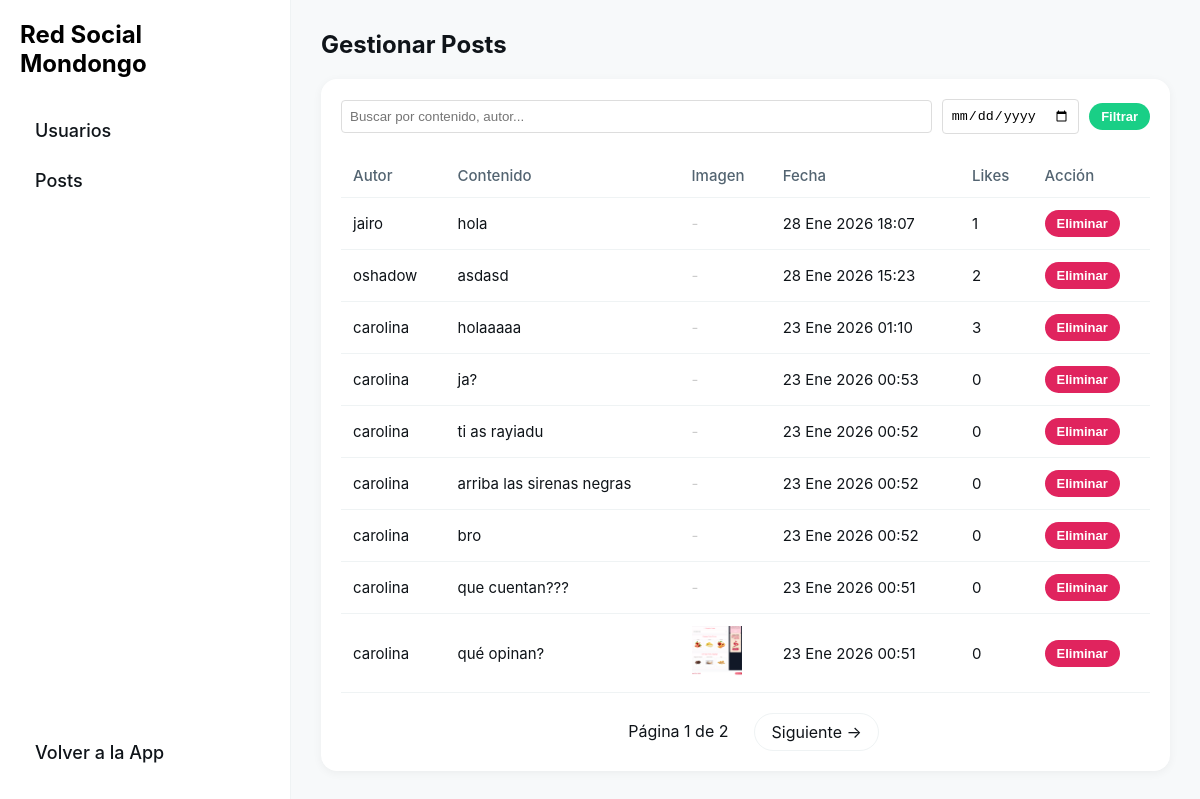
Before: /mondongo/posteos/ (signed in) with the older database file.
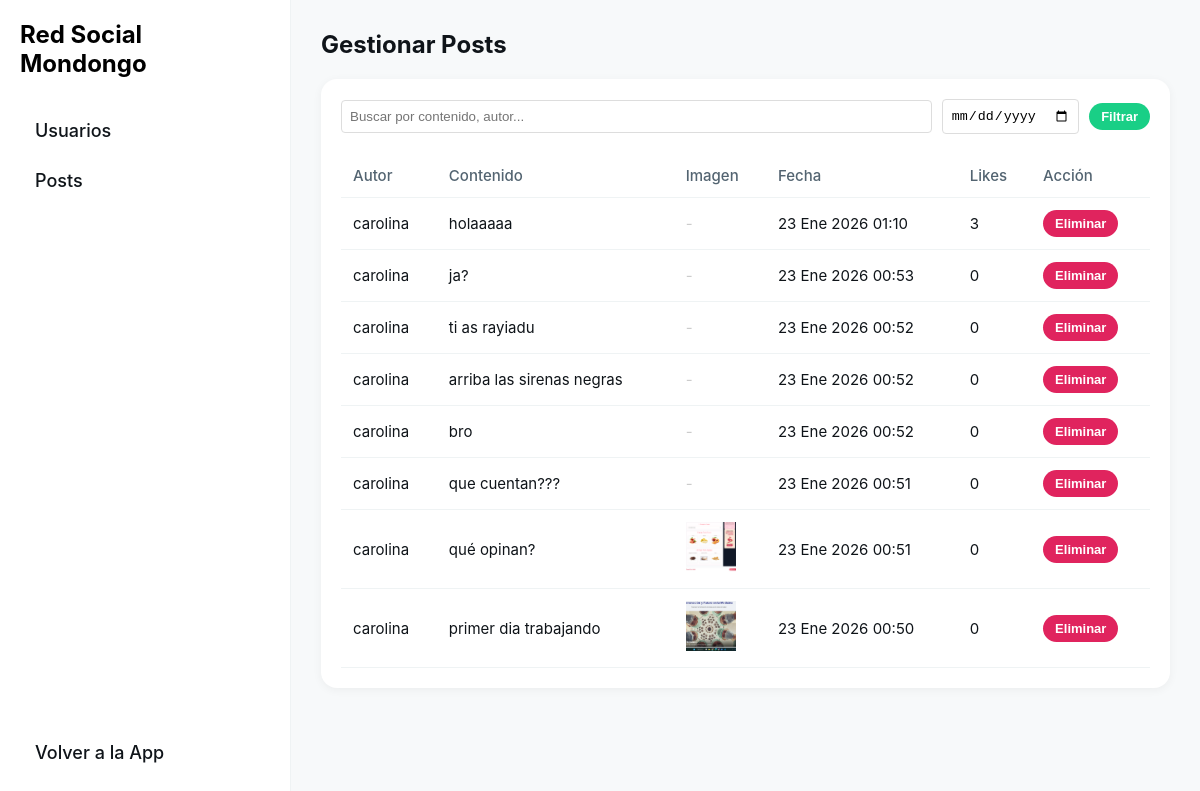
After: the same page with the newer database file.
### posts/models.py (models this page shows, shortened)
class Post(models.Model):
    author = models.ForeignKey(Profile, on_delete=models.CASCADE)
    content = models.TextField()
    image = models.ImageField(upload_to='posts/', null=True, blank=True)
    created_at = models.DateTimeField(auto_now_add=True)
    def likes_count(self):
        return self.reactions.filter(type='like').count()

### accounts/models.py (models this page shows, shortened)
class Profile(models.Model):
    user = models.OneToOneField(User, on_delete=models.CASCADE)
    bio = models.TextField(blank=True, null=True)
    avatar = models.ImageField(upload_to='avatars/', blank=True, null=True)
    birth_date = models.DateField(blank=True, null=True)

### mondongo/views.py (the view)
# urls.py: path('posteos/', PostListView.as_view(), name='mondongo_post_list'),
class PostListView(AdminRequiredMixin, ListView):
    model = Post
    template_name = 'mondongo/post_list.html'
    context_object_name = 'posts'
    paginate_by = 9
    ordering = ['-created_at']
    def get_queryset(self):
        queryset = super().get_queryset()
        q = self.request.GET.get('q')
        if q:
            queryset = queryset.filter(
                Q(content__icontains=q) |
                Q(author__user__username__icontains=q)
            )
        date = self.request.GET.get('date')
        if date:
            queryset = queryset.filter(created_at__date=date)
        return queryset

### mondongo/views.py (called while the page is built)
    def test_func(self):
        return self.request.user.is_superuser or self.request.user.is_staff

### mondongo/templates/mondongo/post_list.html (shortened to what this page needs)
{% extends 'mondongo/base.html' %}
{% block header %}Gestionar Posts{% endblock %}
{% block content %}
<div class="card">
  <div
    style="
      margin-bottom: 20px;
      display: flex;
      justify-content: space-between;
      align-items: center;
    "
  >
    <form
      method="get"
      style="display: flex; gap: 10px; align-items: center; width: 100%"
    >
      <input
        type="text"
        name="q"
        placeholder="Buscar por contenido, autor..."
        value="{{ request.GET.q|default:'' }}"
        style="
          padding: 8px;
          border: 1px solid #ddd;
          border-radius: 4px;
          flex: 1;
        "
      />
      <input
        type="date"
        name="date"
        value="{{ request.GET.date|default:'' }}"
        style="padding: 8px; border: 1px solid #ddd; border-radius: 4px"
        title="Filtrar por fecha"
      />
      <button type="submit" class="btn-action btn-success">Filtrar</button>
    </form>
  </div>
  <table>
    <thead>
      <tr>
        <th>Autor</th>
        <th>Contenido</th>
        <th>Imagen</th>
        <th>Fecha</th>
        <th>Likes</th>
        <th>Acción</th>
      </tr>
    </thead>
    <tbody>
      {% for post in posts %}
      <tr>
        <td>{{ post.author.user.username }}</td>
        <td>{{ post.content|truncatechars:50 }}</td>
        <td>
          {% if post.image %}
          <img
            src="{{ post.image.url }}"
            alt=""
            style="width: 50px; height: 50px; object-fit: cover"
          />
          {% else %}
          <span style="color: #ccc">-</span>
          {% endif %}
        </td>
        <td>{{ post.created_at|date:"d M Y H:i" }}</td>
        <td>{{ post.likes_count }}</td>
        <td>
          <form
            action="{% url 'mondongo_post_delete' post.pk %}"
            method="post"
            style="display: inline"
          >
            <button
              type="submit"
              class="btn-action btn-danger"
              onclick="
                return confirm(
                  '¿Estás seguro de eliminar este post permanentemente?',
                );
              "
            >
              Eliminar
            </button>
          </form>
        </td>
      </tr>
      {% empty %}
      <tr>
        <td colspan="6" style="text-align: center; padding: 20px">
          No hay posts.
        </td>
      </tr>
      {% endfor %}
    </tbody>
  </table>
  {% if is_paginated %}
  <div class="pagination">
    <span style="padding: 8px 16px"
      >Página {{ page_obj.number }} de {{ page_obj.paginator.num_pages }}</span
    >
    {% if page_obj.has_next %}
    <a
      href="?page={{ page_obj.next_page_number }}{% if request.GET.q %}&q={{ request.GET.q }}{% endif %}{% if request.GET.date %}&date={{ request.GET.date }}{% endif %}"
      class="page-link"
      >Siguiente →</a
    >
    {% endif %}
  </div>
  {% endif %}
</div>
{% endblock %}

Changed rows visible on the page:
removed Post: author.user.username "jairo", content "hola", created_at "28 Ene 2026 18:07", likes_count "1"
removed Post: author.user.username "oshadow", content "asdasd", created_at "28 Ene 2026 15:23", likes_count "2"
now on this page (row unchanged): Post: author.user.username "carolina", content "primer dia trabajando", image (picture), created_at "23 Ene 2026 00:50", likes_count "0"
Other visible differences:
{{ page_obj.number }}: "1" → (not shown)
{{ page_obj.paginator.num_pages }}: "2" → (not shown)
text no longer shown: "Página de Siguiente →"
